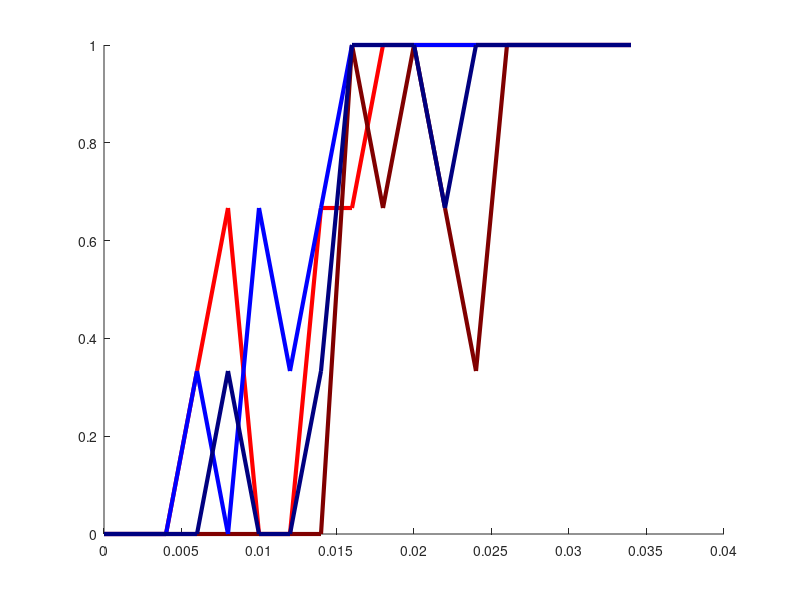

This figure's MATLAB source:

Data(1).startFq = 500;
Data(1).duration = 300;
Data(1).depth = 0:0.002:0.034;
Data(1).yesFM = [0 0 0 1 2 0 0 2 2 3 3 3 3 3 3 3 3 3] ./3;

Data(2).startFq = 500;
Data(2).duration = 300;
Data(2).depth = [0:0.002:0.034];
Data(2).yesFM = [0 0 0 0 0 0 0 0 3 2 3 2 1 3 3 3 3 3] ./3;

Data(3).startFq = 1500;
Data(3).duration = 300;
Data(3).depth = 0:0.002:0.034;
Data(3).yesFM = [0 0 0 1 0 2 1 2 3 3 3 3 3 3 3 3 3 3] ./3;

Data(4).startFq = 1500;
Data(4).duration = 300;
Data(4).depth = [0:0.002:0.034];
Data(4).yesFM = [0 0 0 0 1 0 0 1 3 3 3 2 3 3 3 3 3 3] ./3;

colors = [1 0 0; 0.5 0 0;...
          0 0 1; 0 0 0.5];
figure; hold on
for is = 1:numel(Data)
    
    plot(Data(is).depth,Data(is).yesFM,'Color',colors(is,:),'LineWidth',3)
    
 end


 


